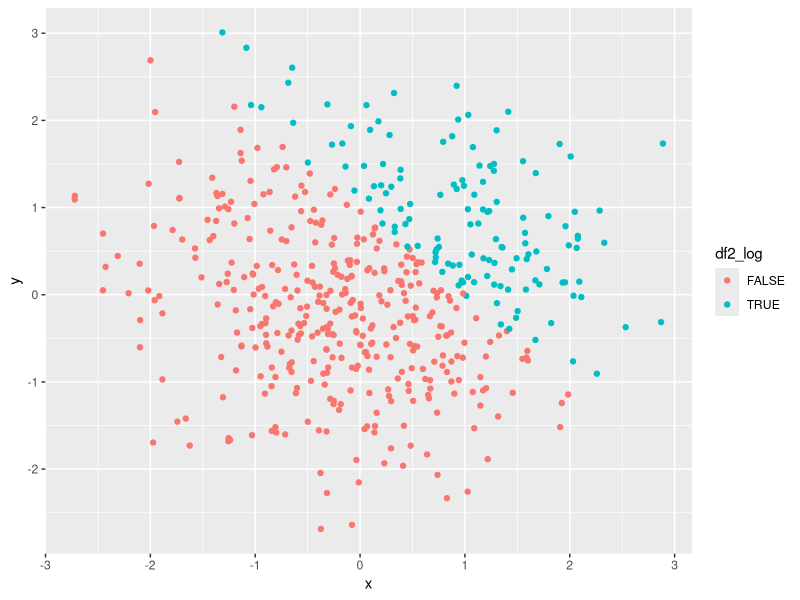
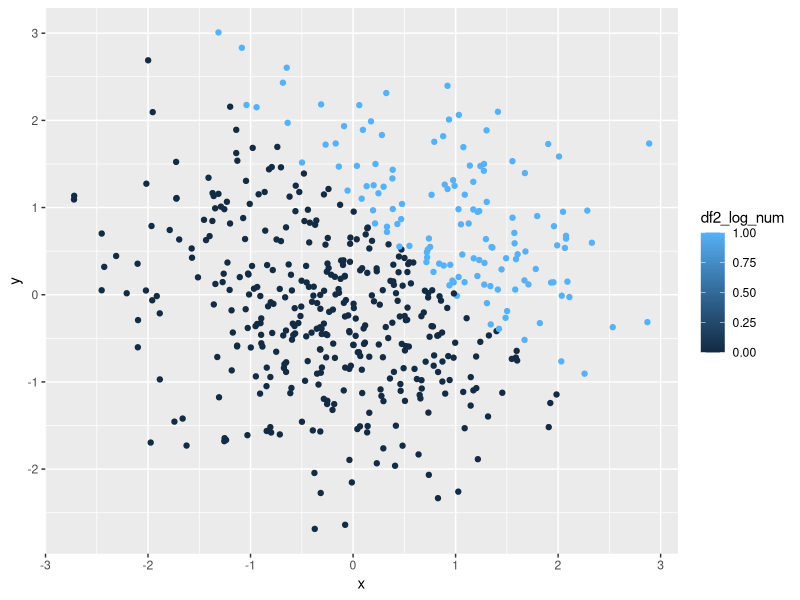
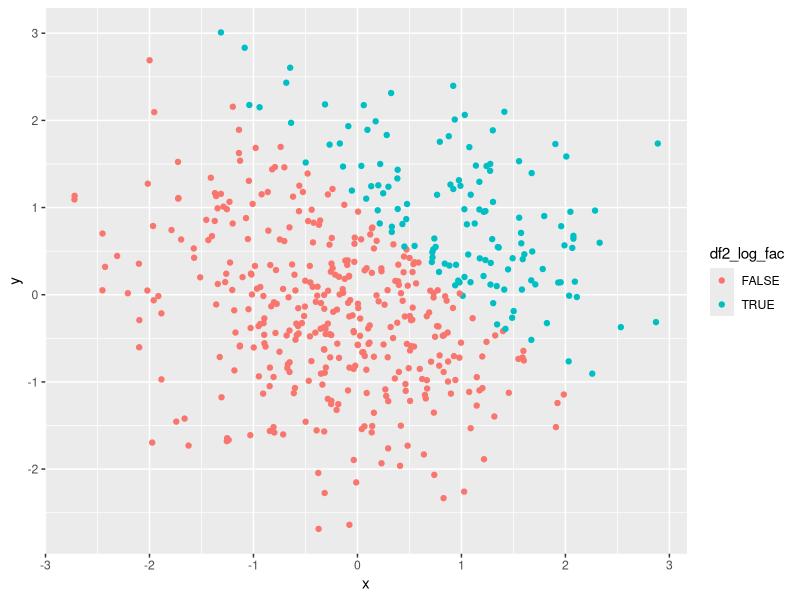
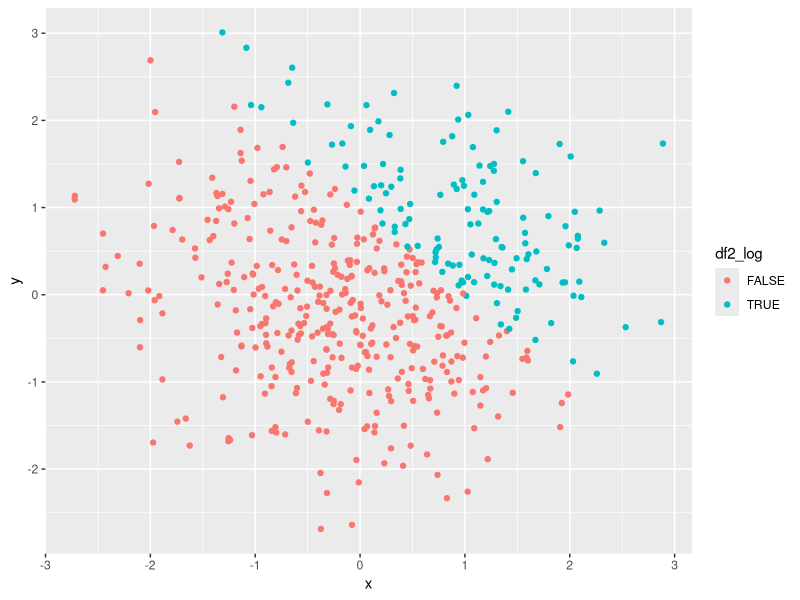

Reproduce these figures in R, in order.
## ---- chunk 1
# use tibble to create data frame
library(tidyverse)
set.seed(1)
randon_sample = rnorm(8, mean = 0, sd = 1)
logical_vector = randon_sample > 0
character_vector = c("a", "b","c", "d", "e", "f", "g", "h")
factor_vector = factor(c("A", "B", "C", "A", "B", "C", "A", "B"))
example_df1 = tibble(
 randon_sample,
  logical_vector,
  character_vector,
  factor_vector )

#use mean fuction to caculate the mean value
randon_sample_mean = mean(randon_sample)
logical_vector_mean = mean(randon_sample)
character_vector_mean = mean(character_vector)
factor_vector_mean = mean(factor_vector)
#the mean function dose not work on character 
## ---- chunk 2
logical_vector_num = as.numeric(pull(example_df1,logical_vector))
l = logical_vector_num*pull(example_df1,randon_sample)
logical_vector_fac =  as.factor(pull(example_df1,logical_vector))
m = logical_vector_fac*pull(example_df1,randon_sample)
logical_vector_fac_num = as.numeric(logical_vector_fac)
n = logical_vector_fac_num*pull(example_df1,randon_sample)
#Use the as.factor changes logical vector, we get NA. But it works on as.numeric function,TRUE=1, FALSE=0.
## ---- chunk 3
#use tibble to create data frame
set.seed(2)
example_df2 = tibble(
  x = rnorm(500, mean=0, sd=1),
  y = rnorm(500, mean=0, sd=1),
  df2_log= x+y > 1,
  df2_log_num = as.numeric(df2_log),
  df2_log_fac = as.factor(df2_log)
)
## ---- chunk 4
ggplot(example_df2, aes(x = x, y = y,  color = df2_log))  + geom_point()
ggsave("the first scatterplot.pdf" )
#comment:Red points represent the FALSE, and blue represent TURE. We can find that the blue one is above the red one, because x+y>1, which means blue one >1. We also can find there is like a line to seperate blue and red one which is most appropriate to x+y=1.
ggplot(example_df2, aes(x = x, y =  y,  color = df2_log_num))  + geom_point()
#comment:The color changed in blue to dark, the darkest one is 0, the ligher blue is 1, because as.numeric change the TRUE to 1, FALSE to 0.We also can find there is like a line to seperate blue and red one which is most appropriate to x+y=1.
ggplot(example_df2, aes(x = x, y =  y,  color = df2_log_fac))  + geom_point()
#comment:The color distribution is the same as it in the first scatterplot.We also can find there is like a line to seperate blue and red one which is most appropriate to x+y=1.
